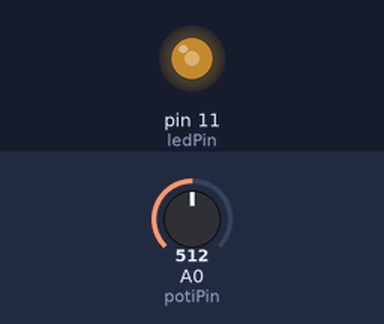
A sketch run on a simulated Arduino Uno, built with avr-gcc and run on an emulated ATmega328P. On the bench: output pins drawn as LEDs (lit = HIGH). The test bench sets the inputs (shaded band); at power-on: A0 (potiPin) = 512.

Above: at 1.2 s.
1.3 s: A0 (potiPin) set to 716
At 1.6 s:
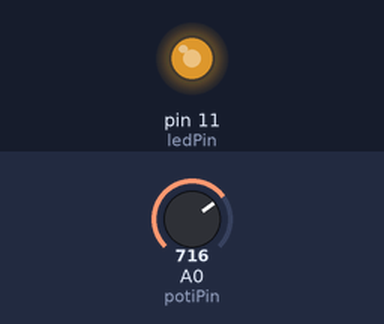
2.8 s: A0 (potiPin) set to 900
At 4.0 s:
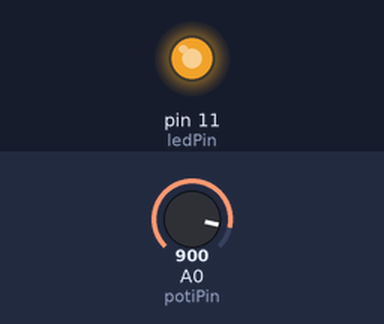
4.3 s: A0 (potiPin) set to 122
At 5.2 s:
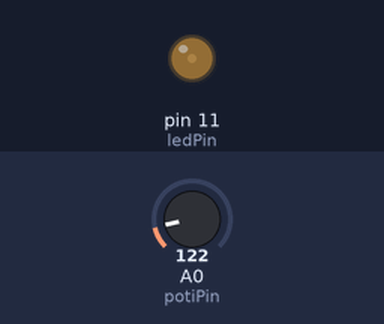
5.8 s: A0 (potiPin) set to 0
At 6.5 s:
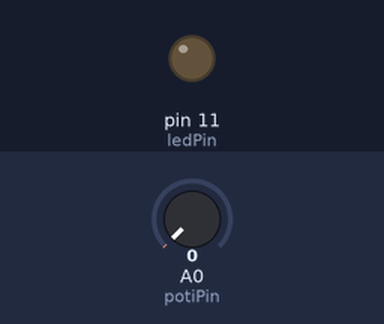
7.3 s: A0 (potiPin) set to 511
At 8.7 s:
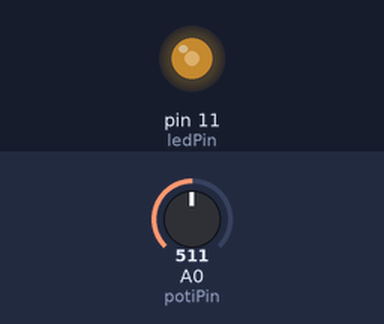
Timing chart, 0 to 9.8 s (numbered marks = the images above; inputs shaded):
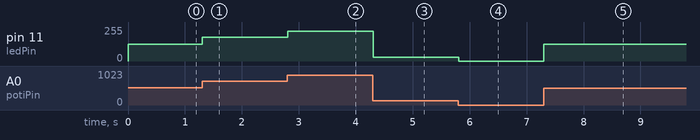

Measured:
- after the input at 1.3 s, pin 11 (ledPin): 127/255 → 178/255 at once
- after the input at 2.8 s, pin 11 (ledPin): 178/255 → 224/255 at once
- after the input at 4.3 s, pin 11 (ledPin): 224/255 → 30/255 at once
- after the input at 5.8 s, pin 11 (ledPin): 30/255 → 0/255 at once
- after the input at 7.3 s, pin 11 (ledPin): 0/255 → 127/255 at once

The sketch:

challenge_08_poti_led_loesung.ino
```cpp
/*
Challenge 08: "Poti auslesen und LED ansteuern" - MUSTERLÖSUNG
==============================================================
*/

const int potiPin = A0; // Analog Input
const int ledPin = 11;  // PWM Output

void setup()
{
    pinMode(ledPin, OUTPUT);
}

void loop()
{
    int potiWert = analogRead(potiPin);           // Wert von 0 bis 1023
    int ledWert = map(potiWert, 0, 1023, 0, 255); // Umrechnen auf 0 bis 255
    analogWrite(ledPin, ledWert);                 // LED-Helligkeit setzen
    delay(10);
}
```
